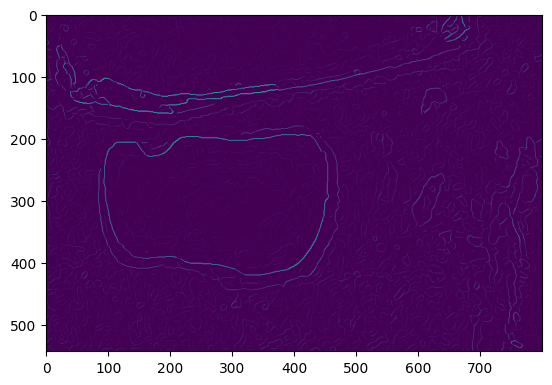
#> input picture bilder-Wk08/lake-duenn.png, 552 x 385 px
$ jupyter execute Blatt08_Aufg04.ipynb
#> lines starting #> are read from the running program, lines starting #| are printed output that depends on the picture
## Aufgabe 4

###  Aufgabe 4.1: Grenzwerte wurde durch Trial and Error herausgefunden, sonst über Sobelfilter
### Aufgabe 4.2

[cell 1]
import numpy as np
import skimage.io
import skimage.filters
import matplotlib.pyplot as plt
import math


# Lade das Bild
image = skimage.io.imread('./bilder-Wk08/lake-duenn.png')
#> image is the input picture: shape (385, 552, 4); mean R, G, B, A 105.7, 55.5, 120.1, 255

# Berechne die Gradientenstärke des Bildes
gradient_magnitude = skimage.filters.sobel(image)
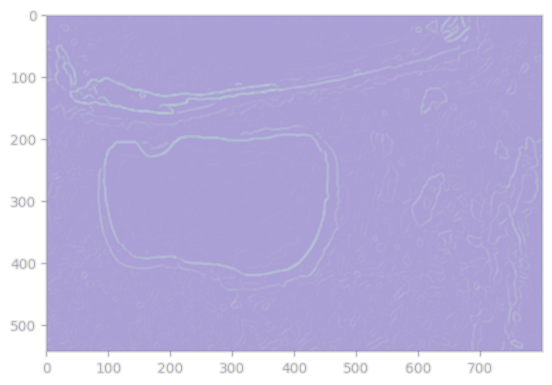
#> gradient_magnitude: shape (385, 552, 4) float64; mean R, G, B, A 0.128, 0.0492, 0.458, 0.307; transparent parts drawn white

# Definiere die Grenzwerte für die Gradientenstärke
UPPER = 0.115
LOWER = 0.04

# Erzeuge ein leeres Kantenbild
edge_image = np.zeros_like(image, dtype=np.uint8)

#  Markiere starke Kanten im Kantenbild
strong_edges = gradient_magnitude > UPPER
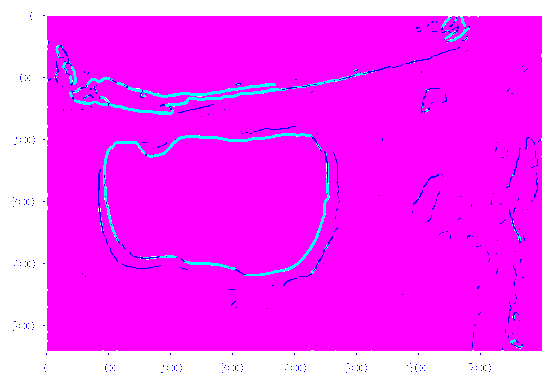
#> strong_edges: shape (385, 552, 4) bool; mean R, G, B, A 0.787, 0.0478, 0.811, 0.809; transparent parts drawn white
edge_image[strong_edges] = 255

# Markiere Nicht-Kanten im Kantenbild
non_edges = gradient_magnitude < LOWER
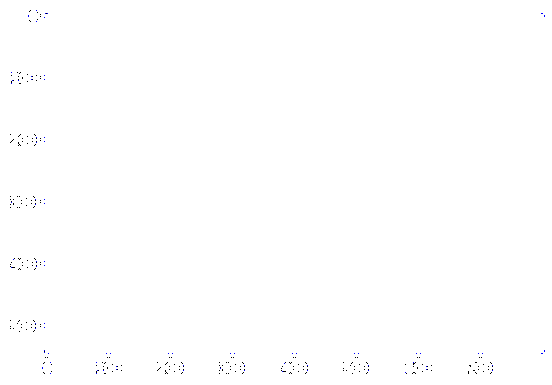
#> non_edges: shape (385, 552, 4) bool; mean R, G, B, A 0.191, 0.668, 0.187, 0.188; transparent parts drawn white
edge_image[non_edges] = 0

#Verbinde Pixel zwischen den Grenzwerten mit starken Kanten
def connect_edges(x, y):
    if x < 0 or y < 0 or x >= edge_image.shape[0] or y >= edge_image.shape[1]:
        return
    if np.all(edge_image[x, y] != 0):
        return
    edge_image[x, y] = 255
    for dx in range(-1, 2):
        for dy in range(-1, 2):
            connect_edges(x + dx, y + dy)

for x in range(edge_image.shape[0]):
    for y in range(edge_image.shape[1]):
        if LOWER <= np.all(gradient_magnitude[x, y]) <= UPPER and np.all(edge_image[x, y] == 0):
            connect_edges(x, y)

#Zeige das finale Kantenbild
plt.imshow(edge_image, cmap='gray')
plt.axis('off')
plt.title('Kantenbild')
plt.show()
